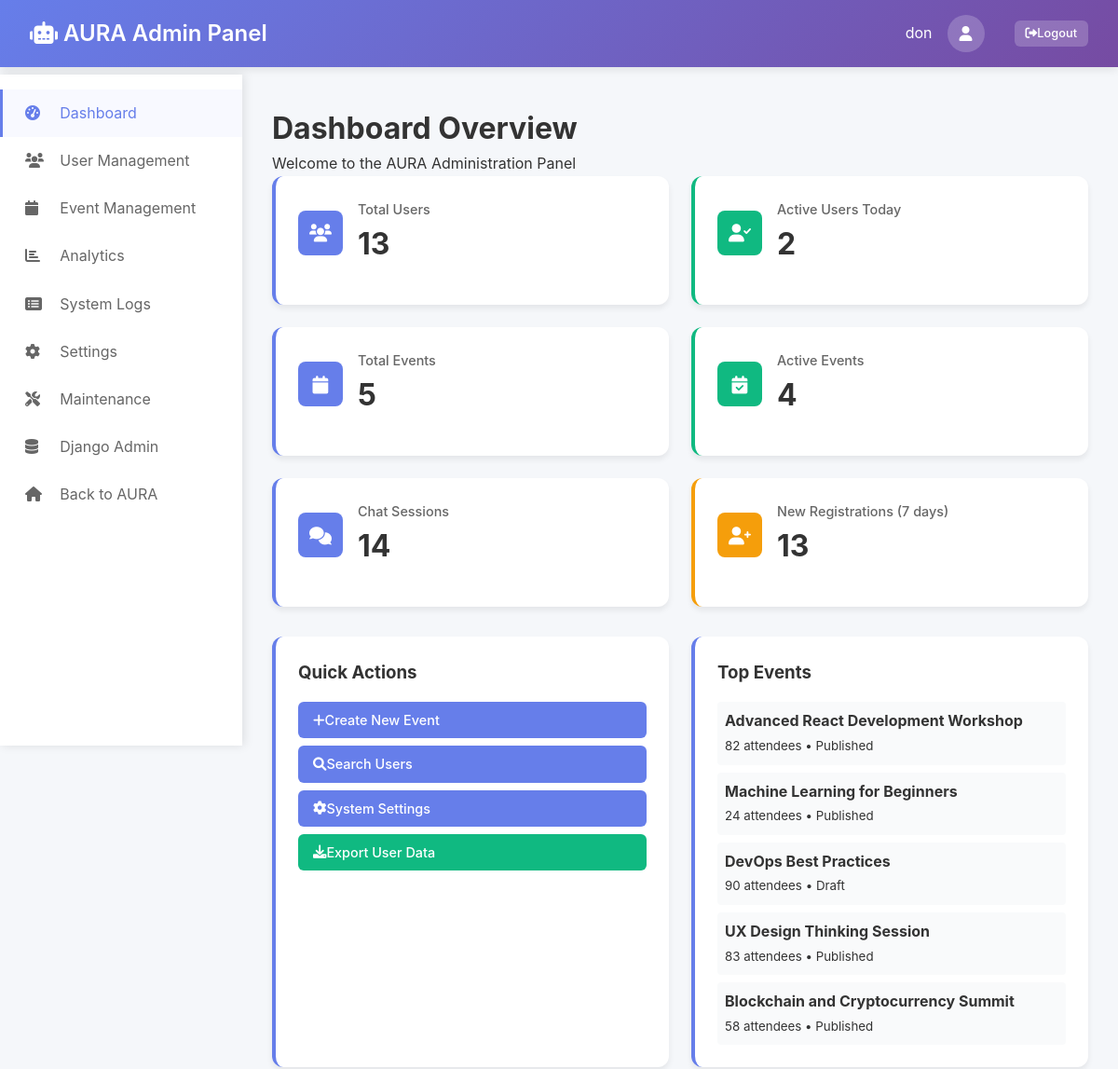
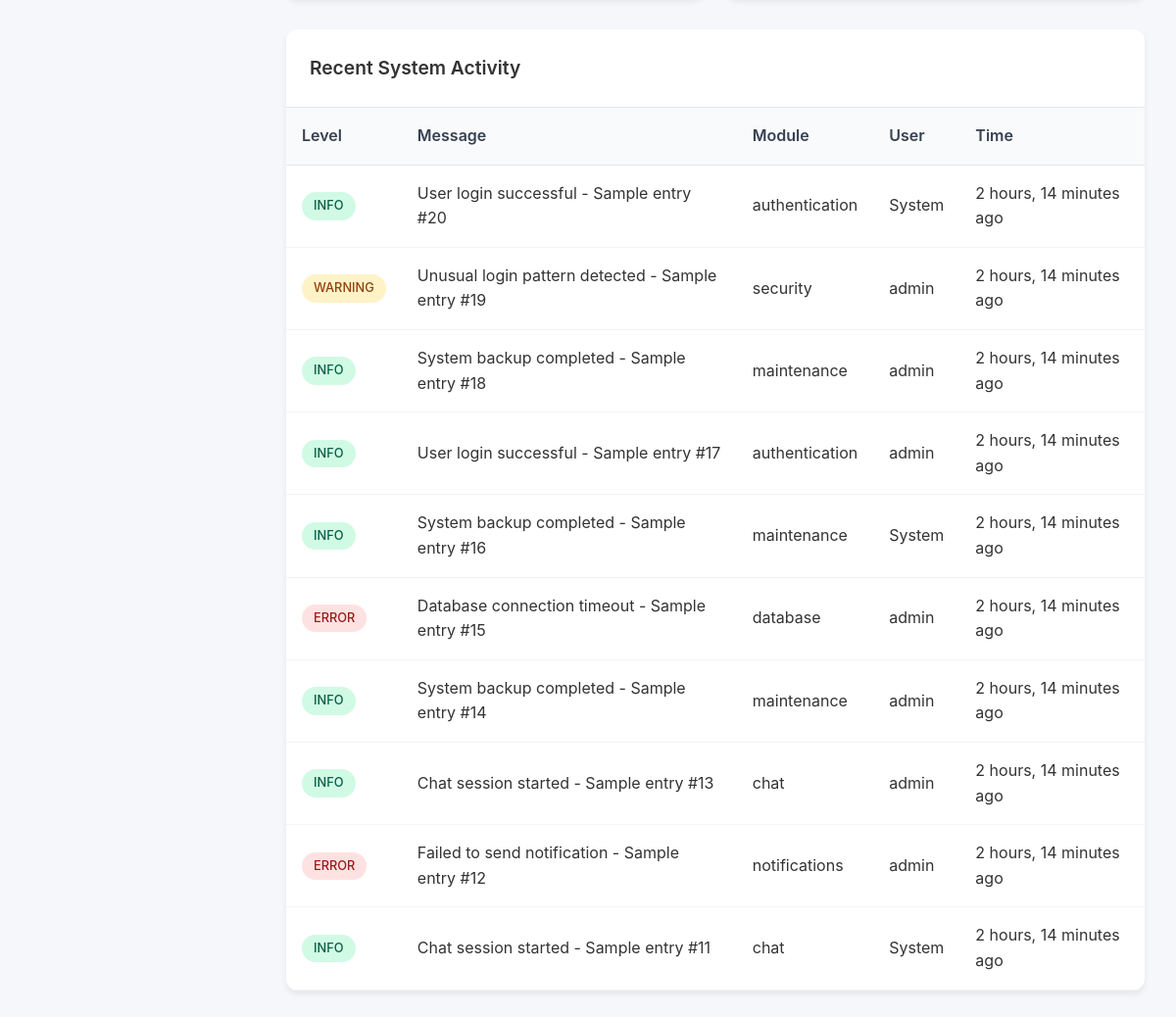
The app's page /admin-panel/ (signed in) with its own data (2 pictures, top to bottom).
### admin_panel/models.py (models this page shows, shortened)
class EventManagement(models.Model):
    STATUS_CHOICES = [
        ('draft', 'Draft'),
        ('published', 'Published'),
        ('cancelled', 'Cancelled'),
        ('completed', 'Completed'),
    ]
    PRIORITY_CHOICES = [
        ('low', 'Low'),
        ('medium', 'Medium'),
        ('high', 'High'),
        ('critical', 'Critical'),
    ]
    title = models.CharField(max_length=255)
    description = models.TextField()
    start_datetime = models.DateTimeField()
    end_datetime = models.DateTimeField()
    location = models.CharField(max_length=255, blank=True)
    virtual_link = models.URLField(blank=True)
    max_attendees = models.PositiveIntegerField(null=True, blank=True)
    current_attendees = models.PositiveIntegerField(default=0)
    status = models.CharField(max_length=20, choices=STATUS_CHOICES, default='draft')
    priority = models.CharField(max_length=20, choices=PRIORITY_CHOICES, default='medium')
    tags = models.TextField(help_text="Comma-separated tags", blank=True)
    external_url = models.URLField(blank=True)
    created_by = models.ForeignKey(User, on_delete=models.CASCADE)
    created_at = models.DateTimeField(auto_now_add=True)
    updated_at = models.DateTimeField(auto_now=True)
    class Meta:
        ordering = ['-created_at']
        verbose_name = "Event"
        verbose_name_plural = "Event Management"

class SystemLogs(models.Model):
    LOG_LEVELS = [
        ('DEBUG', 'Debug'),
        ('INFO', 'Info'),
        ('WARNING', 'Warning'),
        ('ERROR', 'Error'),
        ('CRITICAL', 'Critical'),
    ]
    level = models.CharField(max_length=10, choices=LOG_LEVELS)
    message = models.TextField()
    module = models.CharField(max_length=100)
    user = models.ForeignKey(User, on_delete=models.SET_NULL, null=True, blank=True)
    ip_address = models.GenericIPAddressField(null=True, blank=True)
    user_agent = models.TextField(blank=True)
    metadata = models.JSONField(default=dict, blank=True)
    timestamp = models.DateTimeField(auto_now_add=True)
    class Meta:
        ordering = ['-timestamp']
        verbose_name = "System Log"
        verbose_name_plural = "System Logs"

### admin_panel/views.py (the view)
# urls.py: path('', views.admin_dashboard, name='dashboard'),
@login_required
@user_passes_test(is_admin_user)
def admin_dashboard(request):
    try:
        admin_profile = AdminProfile.objects.get(user=request.user)
        admin_profile.update_last_login()
    except AdminProfile.DoesNotExist:
        admin_profile = None
    total_users = User.objects.count()
    active_users_today = User.objects.filter(last_login__date=timezone.now().date()).count()
    total_events = EventManagement.objects.count()
    active_events = EventManagement.objects.filter(status='published').count()
    total_chat_sessions = ChatSession.objects.count()
    active_sessions = ChatSession.objects.filter(is_active=True).count()
    recent_logs = SystemLogs.objects.all()[:10]
    recent_registrations = User.objects.filter(date_joined__gte=timezone.now() - timedelta(days=7)).count()
    maintenance_mode = MaintenanceMode.objects.filter(is_active=True).first()
    top_events = EventManagement.objects.annotate(
        interaction_count=Count('id')
    ).order_by('-interaction_count')[:5]
    context = {
        'admin_profile': admin_profile,
        'metrics': {
            'total_users': total_users,
            'active_users_today': active_users_today,
            'total_events': total_events,
            'active_events': active_events,
            'total_chat_sessions': total_chat_sessions,
            'active_sessions': active_sessions,
            'recent_registrations': recent_registrations,
        },
        'recent_logs': recent_logs,
        'maintenance_mode': maintenance_mode,
        'top_events': top_events,
    }
    return render(request, 'admin_panel/dashboard.html', context)

### admin_panel/views.py (called while the page is built)
def is_admin_user(user):
    try:
        admin_profile = AdminProfile.objects.get(user=user)
        return admin_profile.is_active_admin
    except AdminProfile.DoesNotExist:
        return user.is_staff or user.is_superuser

### templates/admin_panel/dashboard.html (shortened to what this page needs)
{% extends 'admin_panel/base.html' %}
{% block content %}
<div class="page-header">
    <h1>Dashboard Overview</h1>
    <p>Welcome to the AURA Administration Panel</p>
</div>
<div class="dashboard-grid">
    <div class="dashboard-card">
        <div class="card-header">
            <div class="card-icon primary">
                <i class="fas fa-users"></i>
            </div>
            <div>
                <div class="card-title">Total Users</div>
                <div class="card-value">{{ metrics.total_users }}</div>
            </div>
        </div>
    </div>
    <div class="dashboard-card success">
        <div class="card-header">
            <div class="card-icon success">
                <i class="fas fa-user-check"></i>
            </div>
            <div>
                <div class="card-title">Active Users Today</div>
                <div class="card-value">{{ metrics.active_users_today }}</div>
            </div>
        </div>
    </div>
    <div class="dashboard-card">
        <div class="card-header">
            <div class="card-icon primary">
                <i class="fas fa-calendar"></i>
            </div>
            <div>
                <div class="card-title">Total Events</div>
                <div class="card-value">{{ metrics.total_events }}</div>
            </div>
        </div>
    </div>
    <div class="dashboard-card success">
        <div class="card-header">
            <div class="card-icon success">
                <i class="fas fa-calendar-check"></i>
            </div>
            <div>
                <div class="card-title">Active Events</div>
                <div class="card-value">{{ metrics.active_events }}</div>
            </div>
        </div>
    </div>
    <div class="dashboard-card">
        <div class="card-header">
            <div class="card-icon primary">
                <i class="fas fa-comments"></i>
            </div>
            <div>
                <div class="card-title">Chat Sessions</div>
                <div class="card-value">{{ metrics.total_chat_sessions }}</div>
            </div>
        </div>
    </div>
    <div class="dashboard-card warning">
        <div class="card-header">
            <div class="card-icon warning">
                <i class="fas fa-user-plus"></i>
            </div>
            <div>
                <div class="card-title">New Registrations (7 days)</div>
                <div class="card-value">{{ metrics.recent_registrations }}</div>
            </div>
        </div>
    </div>
</div>
<div class="dashboard-grid" style="grid-template-columns: 1fr 1fr;">
    <div class="dashboard-card">
        <h3 style="margin-bottom: 1rem;">Quick Actions</h3>
        <div style="display: flex; flex-direction: column; gap: 0.5rem;">
            <a href="{% url 'admin_panel:event_management' %}" class="btn btn-primary">
                <i class="fas fa-plus"></i> Create New Event
            </a>
            <a href="{% url 'admin_panel:user_management' %}" class="btn btn-primary">
                <i class="fas fa-search"></i> Search Users
            </a>
            <a href="{% url 'admin_panel:system_settings' %}" class="btn btn-primary">
                <i class="fas fa-cog"></i> System Settings
            </a>
            <a href="{% url 'admin_panel:export_data' %}?type=users" class="btn btn-success">
                <i class="fas fa-download"></i> Export User Data
            </a>
        </div>
    </div>
    <div class="dashboard-card">
        <h3 style="margin-bottom: 1rem;">Top Events</h3>
        {% if top_events %}
            <div style="display: flex; flex-direction: column; gap: 0.5rem;">
                {% for event in top_events %}
                <div style="padding: 0.5rem; background: #f9fafb; border-radius: 4px;">
                    <strong>{{ event.title }}</strong>
                    <br>
                    <small>{{ event.current_attendees }} attendees • {{ event.get_status_display }}</small>
                </div>
                {% endfor %}
            </div>
        {% else %}
            <p>No events available</p>
        {% endif %}
    </div>
</div>
<div class="table-container">
    <div class="table-header">
        <h3 class="table-title">Recent System Activity</h3>
    </div>
    <table class="table">
        <thead>
            <tr>
                <th>Level</th>
                <th>Message</th>
                <th>Module</th>
                <th>User</th>
                <th>Time</th>
            </tr>
        </thead>
        <tbody>
            {% for log in recent_logs %}
            <tr>
                <td>
                    <span class="badge {% if log.level == 'ERROR' or log.level == 'CRITICAL' %}inactive{% elif log.level == 'WARNING' %}warning{% else %}active{% endif %}">
                        {{ log.level }}
                    </span>
                </td>
                <td>{{ log.message|truncatechars:80 }}</td>
                <td>{{ log.module }}</td>
                <td>{{ log.user.username|default:"System" }}</td>
                <td>{{ log.timestamp|timesince }} ago</td>
            </tr>
            {% empty %}
            <tr>
                <td colspan="5" style="text-align: center; color: #666;">No recent activity</td>
            </tr>
            {% endfor %}
        </tbody>
    </table>
</div>
{% endblock %}

### templates/admin_panel/base.html (shortened to what this page needs)
<!DOCTYPE html>
<html lang="en">
<head>
    <link href="https://cdnjs.cloudflare.com/ajax/libs/font-awesome/6.0.0/css/all.min.css" rel="stylesheet">
</head>
<body>
    <header class="admin-header">
        <div class="header-content">
            <div class="logo">
                <i class="fas fa-robot"></i> AURA Admin Panel
            </div>
            <div class="user-info">
                <span>{{ user.get_full_name|default:user.username }}</span>
                <div class="user-avatar">
                    <i class="fas fa-user"></i>
                </div>
                <a href="{% url 'admin_panel:logout' %}" class="btn btn-sm" style="background: rgba(255,255,255,0.2); color: white; margin-left: 1rem;">
                    <i class="fas fa-sign-out-alt"></i> Logout
                </a>
            </div>
        </div>
    </header>
    <nav class="sidebar">
        <div class="sidebar-nav">
            <a href="{% url 'admin_panel:dashboard' %}" class="nav-item {% if request.resolver_match.url_name == 'dashboard' %}active{% endif %}">
                <i class="fas fa-tachometer-alt"></i>
                Dashboard
            </a>
            <a href="{% url 'admin_panel:user_management' %}" class="nav-item {% if request.resolver_match.url_name == 'user_management' %}active{% endif %}">
                <i class="fas fa-users"></i>
                User Management
            </a>
            <a href="{% url 'admin_panel:event_management' %}" class="nav-item {% if request.resolver_match.url_name == 'event_management' %}active{% endif %}">
                <i class="fas fa-calendar"></i>
                Event Management
            </a>
            <a href="{% url 'admin_panel:analytics' %}" class="nav-item {% if request.resolver_match.url_name == 'analytics' %}active{% endif %}">
                <i class="fas fa-chart-bar"></i>
                Analytics
            </a>
            <a href="{% url 'admin_panel:system_logs' %}" class="nav-item {% if request.resolver_match.url_name == 'system_logs' %}active{% endif %}">
                <i class="fas fa-list-alt"></i>
                System Logs
            </a>
            <a href="{% url 'admin_panel:system_settings' %}" class="nav-item {% if request.resolver_match.url_name == 'system_settings' %}active{% endif %}">
                <i class="fas fa-cog"></i>
                Settings
            </a>
            <a href="{% url 'admin_panel:maintenance_mode' %}" class="nav-item {% if request.resolver_match.url_name == 'maintenance_mode' %}active{% endif %}">
                <i class="fas fa-tools"></i>
                Maintenance
            </a>
            <a href="/admin/" class="nav-item">
                <i class="fas fa-database"></i>
                Django Admin
            </a>
            <a href="/" class="nav-item">
                <i class="fas fa-home"></i>
                Back to AURA
            </a>
        </div>
    </nav>
    <main class="main-content">
        {% block content %}{% endblock %}
    </main>
</body>
</html>

### templates/admin_panel/base.html (style rules this page uses)
* { margin: 0; padding: 0; box-sizing: border-box; }
body { font-family: -apple-system, BlinkMacSystemFont, 'Segoe UI', Roboto, sans-serif; background: #f5f7fa; color: #333; line-height: 1.6; }
.admin-header { background: linear-gradient(135deg, #667eea 0%, #764ba2 100%); color: white; padding: 1rem 2rem; box-shadow: 0 2px 10px rgba(0,0,0,0.1); position: fixed; top: 0; left: 0; right: 0; z-index: 1000; }
.header-content { display: flex; justify-content: space-between; align-items: center; max-width: 1400px; margin: 0 auto; }
.logo { font-size: 1.5rem; font-weight: 600; }
.user-info { display: flex; align-items: center; gap: 1rem; }
.user-info .user-avatar { width: 40px; height: 40px; border-radius: 50%; background: rgba(255,255,255,0.2); display: flex; align-items: center; justify-content: center; }
.sidebar { position: fixed; left: 0; top: 80px; width: 260px; height: calc(100vh - 80px); background: white; box-shadow: 2px 0 10px rgba(0,0,0,0.1); overflow-y: auto; z-index: 900; }
.sidebar-nav { padding: 1rem 0; }
.nav-item { display: block; padding: 0.8rem 1.5rem; color: #666; text-decoration: none; border-left: 3px solid transparent; transition: all 0.3s ease; }
.nav-item:hover, .nav-item.active { color: #667eea; background: #f8f9ff; border-left-color: #667eea; }
.nav-item i { margin-right: 0.8rem; width: 20px; }
.main-content { margin-left: 260px; margin-top: 80px; padding: 2rem; min-height: calc(100vh - 80px); }
.dashboard-grid { display: grid; grid-template-columns: repeat(auto-fit, minmax(280px, 1fr)); gap: 1.5rem; margin-bottom: 2rem; }
.dashboard-card { background: white; border-radius: 12px; padding: 1.5rem; box-shadow: 0 4px 6px rgba(0,0,0,0.07); border-left: 4px solid #667eea; }
.dashboard-card.warning { border-left-color: #f59e0b; }
.dashboard-card.success { border-left-color: #10b981; }
.card-header { display: flex; align-items: center; margin-bottom: 1rem; }
.card-icon { width: 48px; height: 48px; border-radius: 8px; display: flex; align-items: center; justify-content: center; margin-right: 1rem; font-size: 1.2rem; color: white; }
.card-icon.primary { background: #667eea; }
.card-icon.warning { background: #f59e0b; }
.card-icon.success { background: #10b981; }
.card-title { font-size: 0.9rem; color: #666; font-weight: 500; }
.card-value { font-size: 2rem; font-weight: 700; color: #333; }
.table-container { background: white; border-radius: 12px; box-shadow: 0 4px 6px rgba(0,0,0,0.07); overflow: hidden; margin-bottom: 2rem; }
.table-header { padding: 1.5rem; border-bottom: 1px solid #e5e7eb; }
.table-title { font-size: 1.2rem; font-weight: 600; color: #333; }
.table { width: 100%; border-collapse: collapse; }
.table th { background: #f9fafb; padding: 1rem; text-align: left; font-weight: 600; color: #374151; border-bottom: 1px solid #e5e7eb; }
.table td { padding: 1rem; border-bottom: 1px solid #f3f4f6; }
.btn { display: inline-flex; align-items: center; padding: 0.5rem 1rem; border: none; border-radius: 6px; font-size: 0.9rem; font-weight: 500; text-decoration: none; cursor: pointer; transition: all 0.3s ease; }
.btn-primary { background: #667eea; color: white; }
.btn-success { background: #10b981; color: white; }
.btn-sm { padding: 0.25rem 0.75rem; font-size: 0.8rem; }
.badge { display: inline-flex; align-items: center; padding: 0.25rem 0.75rem; border-radius: 20px; font-size: 0.8rem; font-weight: 500; }
.badge.active { background: #d1fae5; color: #065f46; }
.badge.inactive { background: #fee2e2; color: #991b1b; }
.badge.warning { background: #fef3c7; color: #92400e; }

### records on screen
EventManagement: title "Advanced React Development Workshop", current_attendees "82", status "Published"
EventManagement: title "Machine Learning for Beginners", current_attendees "24", status "Published"
EventManagement: title "DevOps Best Practices", current_attendees "90", status "Draft"
EventManagement: title "UX Design Thinking Session", current_attendees "83", status "Published"
EventManagement: title "Blockchain and Cryptocurrency Summit", current_attendees "58", status "Published"
SystemLogs: level "INFO", message "User login successful - Sample entry #20", module "authentication", user.username "System", timestamp "2 hours, 14 minutes"
SystemLogs: level "WARNING", message "Unusual login pattern detected - Sample entry #19", module "security", user.username "admin", timestamp "2 hours, 14 minutes"
SystemLogs: level "INFO", message "System backup completed - Sample entry #18", module "maintenance", user.username "admin", timestamp "2 hours, 14 minutes"
SystemLogs: level "INFO", message "User login successful - Sample entry #17", module "authentication", user.username "admin", timestamp "2 hours, 14 minutes"
SystemLogs: level "INFO", message "System backup completed - Sample entry #16", module "maintenance", user.username "System", timestamp "2 hours, 14 minutes"
SystemLogs: level "ERROR", message "Database connection timeout - Sample entry #15", module "database", user.username "admin", timestamp "2 hours, 14 minutes"
SystemLogs: level "INFO", message "System backup completed - Sample entry #14", module "maintenance", user.username "admin", timestamp "2 hours, 14 minutes"
SystemLogs: level "INFO", message "Chat session started - Sample entry #13", module "chat", user.username "admin", timestamp "2 hours, 14 minutes"
SystemLogs: level "ERROR", message "Failed to send notification - Sample entry #12", module "notifications", user.username "admin", timestamp "2 hours, 14 minutes"
SystemLogs: level "INFO", message "Chat session started - Sample entry #11", module "chat", user.username "System", timestamp "2 hours, 14 minutes"

### other values on screen
{{ user.get_full_name|default:user.username }} "don"
{{ metrics.total_users }} "13"
{{ metrics.active_users_today }} "2"
{{ metrics.total_events }} "5"
{{ metrics.active_events }} "4"
{{ metrics.total_chat_sessions }} "14"
{{ metrics.recent_registrations }} "13"
